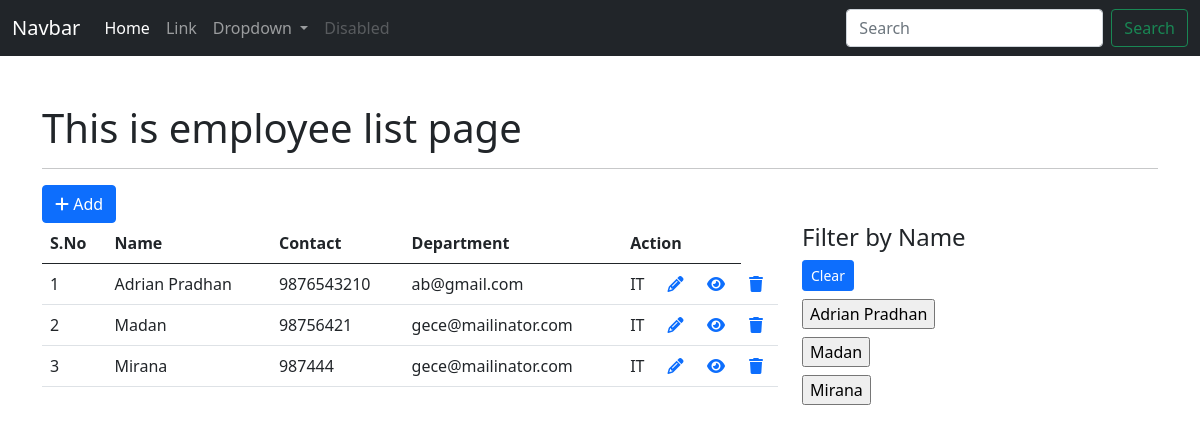
The page /employee/employee/ (signed in) on the database as committed earlier.
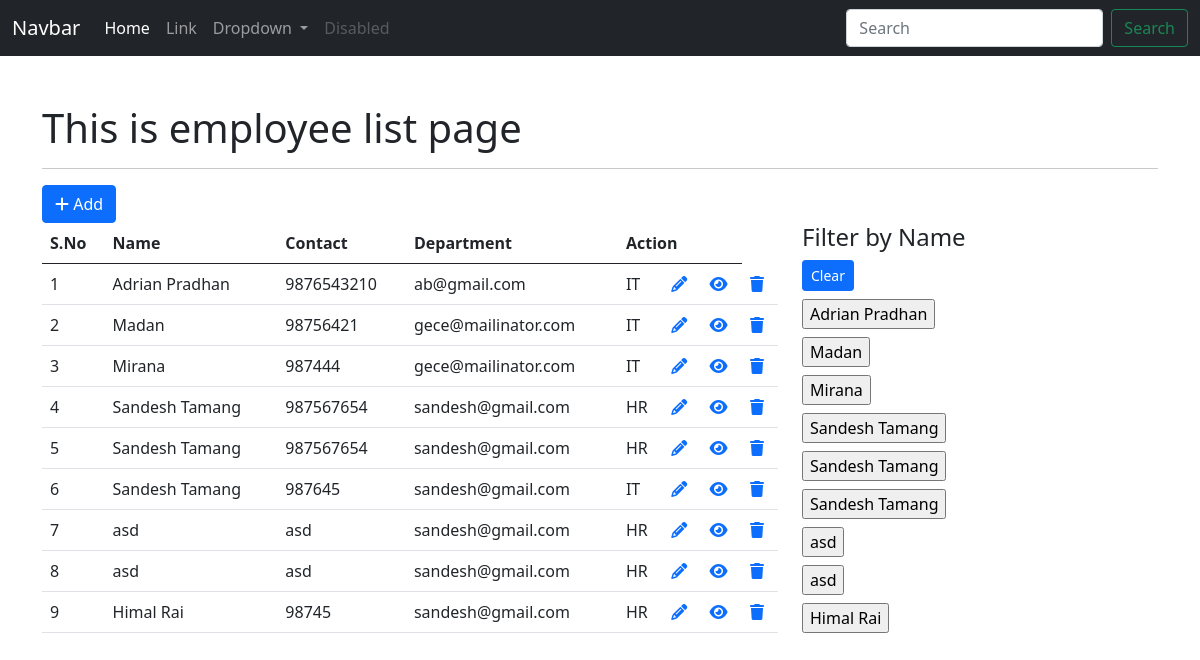
The same page on the database as committed later.
### app_employeewebsite/models.py (models this page shows, shortened)
class Employee(models.Model):
    full_name = models.CharField(max_length=255)
    contact = models.CharField(max_length=255)
    email = models.EmailField()
    dob = models.DateField()
    join_date = models.DateField()
    gender = models.CharField(max_length=255)
    blood_group = models.CharField(max_length=255)
    address = models.CharField(max_length=255)
    user = models.ForeignKey(User, on_delete=models.CASCADE)
    department = models.ForeignKey(Department, on_delete=models.CASCADE)
    class Meta:
        db_table = 'app_employee'

class Department(models.Model):
    department_name = models.CharField(max_length=255)
    short_name = models.CharField(max_length=255, null=True, blank=True)
    status = models.BooleanField(default=True)
    def __str__(self):
        return self.short_name
    class Meta:
        db_table = "app_department"

### app_employeewebsite/views.py (the view)
# urls.py: path('employee/', views.employee_index, name='emp-index'),
@login_required(login_url='login')
def employee_index(request):
    employee_list = Employee.objects.all()
    context = {"data": employee_list}
    if request.method == "POST":
        dataList = Employee.objects.filter(full_name=request.POST.get('full_name'))
        context.update({"data": dataList})
        return render(request, 'employees/index_employee.html', context)
    return render(request, 'employees/index_employee.html', context)

### templates/employees/index_employee.html (shortened to what this page needs)
{% extends 'layouts/master.html' %}
{% block custom_css %}
<link rel="stylesheet" href="https://cdnjs.cloudflare.com/ajax/libs/font-awesome/6.3.0/css/all.min.css"/>
{% endblock %}
{% block content %}
<div class="container mt-5">
    <h1>This is employee list page</h1>
    <hr>
    <a href="{% url 'emp-add' %}" class="btn btn-primary"><i class="fa-solid fa-plus"></i> Add</a>
    <div class="row">
        <div class="col-8">
            <table class="table table-striped-columns table-hover">
                <thead>
                    <tr>
                        <th>S.No</th>
                        <th>Name</th>
                        <th>Contact</th>
                        <th>Department</th>
                        <th colspan="3">Action</th>
                    </tr>
                </thead>
                <tbody>
                    {% for val in data %}
                    <tr>
                        <td>{{ forloop.counter }}</td>
                        <td>{{ val.full_name }}</td>
                        <td>{{ val.contact }}</td>
                        <td>{{ val.email }}</td>
                        <td>{{ val.department }}</td>
                        <td><a href="{% url 'emp-edit' val.id %}"><i class="fa-solid fa-pencil"></i></a></td>
                        <td><a href="{% url 'emp-show' val.id %}"><i class="fa-solid fa-eye"></i></a></td>
                        <td><a href="{% url 'emp-delete' val.id %}"><i class="fa-solid fa-trash"></i></a></td>
                    </tr>
                    {% endfor %}
                </tbody>
            </table>
        </div>
        <div class="col-4">
            <h4>Filter by Name</h4>
            <a href="{% url 'emp-index' %}" class="btn btn-sm btn-primary mb-2">Clear</a>
            {% for val in data %}
                <form action="{% url 'emp-index' %}" method="post">
                    <input type="submit" value="{{ val.full_name }}" class="mb-2">
                </form>
            {% endfor %}
        </div>
    </div>
</div>
{% endblock %}

### templates/layouts/master.html (shortened to what this page needs)
<!DOCTYPE html>
<html lang="en">
    <head>
        {% load static %}
    <link href="{% static 'css/bootstrap.min.css' %}" rel="stylesheet" />
        {% block custom_css %}{% endblock %}
    </head>
    <body>
        <nav class="navbar navbar-expand-lg navbar-dark bg-dark">
            <div class="container-fluid">
                <a class="navbar-brand" href="#">Navbar</a>
                <div class="collapse navbar-collapse" id="navbarSupportedContent">
                <ul class="navbar-nav me-auto mb-2 mb-lg-0">
                    <li class="nav-item">
                    <a class="nav-link active" aria-current="page" href="#">Home</a>
                    </li>
                    <li class="nav-item">
                    <a class="nav-link" href="#">Link</a>
                    </li>
                    <li class="nav-item dropdown">
                    <a
                        class="nav-link dropdown-toggle"
                        href="#"
                        id="navbarDropdown"
                        role="button"
                        data-bs-toggle="dropdown"
                        aria-expanded="false"
                    >
                        Dropdown
                    </a>
                    </li>
                    <li class="nav-item">
                    <a
                        class="nav-link disabled"
                        href="#"
                        tabindex="-1"
                        aria-disabled="true"
                        >Disabled</a
                    >
                    </li>
                </ul>
                <form class="d-flex" method="post" action="{% url 'emp-index' %}">
                    <input
                    class="form-control me-2"
                    type="text"
                    placeholder="Search"
                    aria-label="Search"
                    name="full_name"
                    />
                    <button class="btn btn-outline-success" type="submit">
                    Search
                    </button>
                </form>
                </div>
            </div>
        </nav>
        {% block content %}{% endblock %}
    </body>
</html>

Rows that differ between the two databases and show on the page:
added Employee: full_name "Sandesh Tamang", contact "987567654", email "sandesh@gmail.com", department "HR"
added Employee: full_name "Sandesh Tamang", contact "987567654", email "sandesh@gmail.com", department "HR"
added Employee: full_name "Sandesh Tamang", contact "987645", email "sandesh@gmail.com", department "IT"
added Employee: full_name "asd", contact "asd", email "sandesh@gmail.com", department "HR"
added Employee: full_name "asd", contact "asd", email "sandesh@gmail.com", department "HR"
added Employee: full_name "Himal Rai", contact "98745", email "sandesh@gmail.com", department "HR"
